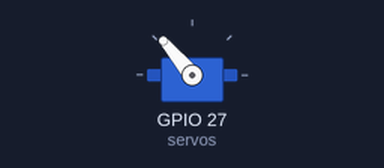
This sketch was run on a simulated ESP32. On the bench: servo.

Above: at 0.05 s.
At 6.0 s:
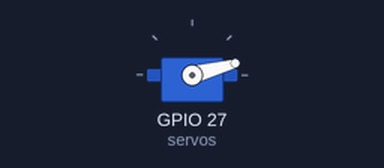
Timing chart, 0 to 7.8 s (numbered marks = the images above):
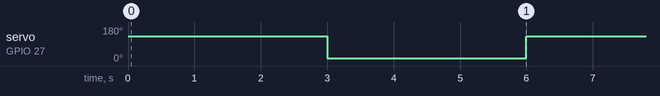

The sketch:

Teste_Servos.ino
```cpp
#include <ESP32Servo.h>

// ESP-WROOM-32 — mesma ordem do firmware Casa Automatica
const int servos[][3] = {
  /*{32, 135, 20},   // D32 janela sala 2
  {33, 40, 150},   // D33 janela sala 1
  *///{26, 15, 175},   // D26 garagem 1
  {27, 130, 15},   // D27 garagem 2
};

const int QTD = sizeof(servos) / sizeof(servos[0]);
Servo motor[QTD];

void setup() {
  Serial.begin(9600);
  ESP32PWM::allocateTimer(0);
  ESP32PWM::allocateTimer(1);
  ESP32PWM::allocateTimer(2);
  ESP32PWM::allocateTimer(3);
  for (int i = 0; i < QTD; i++) {
    motor[i].attach(servos[i][0]);
  }
}

void mover(int pos) {
  for (int i = 0; i < QTD; i++) {
    motor[i].write(servos[i][pos]);
  }
}

void loop() {
  mover(1);
  delay(3000);
  mover(2);
  delay(3000);
}
```

Measured:
- by itself, servo on GPIO 27 (servos): alternates 130° for 3.0 s and 15° for 3.0 s
